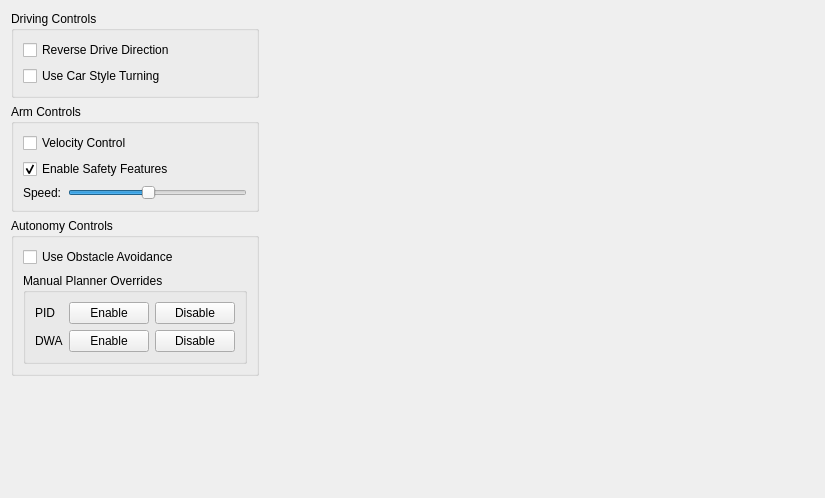
<?xml version="1.0" encoding="UTF-8"?>
<ui version="4.0">
 <class>WandererControls</class>
 <widget class="QWidget" name="WandererControls">
  <property name="geometry">
   <rect>
    <x>0</x>
    <y>0</y>
    <width>825</width>
    <height>498</height>
   </rect>
  </property>
  <property name="windowTitle">
   <string>Wanderer Controls</string>
  </property>
  <layout class="QHBoxLayout" name="horizontalLayout" stretch="1,3">
   <item>
    <layout class="QVBoxLayout" name="verticalLayout">
     <item>
      <widget class="QGroupBox" name="groupBox">
       <property name="title">
        <string>Driving Controls</string>
       </property>
       <layout class="QVBoxLayout" name="verticalLayout_6">
        <item>
         <widget class="QCheckBox" name="drive_backward_checkbox">
          <property name="text">
           <string>Reverse Drive Direction</string>
          </property>
          <property name="checked">
           <bool>false</bool>
          </property>
         </widget>
        </item>
        <item>
         <widget class="QCheckBox" name="car_checkbox">
          <property name="text">
           <string>Use Car Style Turning</string>
          </property>
         </widget>
        </item>
       </layout>
      </widget>
     </item>
     <item>
      <widget class="QGroupBox" name="groupBox_2">
       <property name="title">
        <string>Arm Controls</string>
       </property>
       <layout class="QVBoxLayout" name="verticalLayout_8">
        <item>
         <widget class="QCheckBox" name="velocity_control_checkbox">
          <property name="text">
           <string>Velocity Control</string>
          </property>
         </widget>
        </item>
        <item>
         <widget class="QCheckBox" name="arm_safety_checkbox">
          <property name="text">
           <string>Enable Safety Features</string>
          </property>
          <property name="checked">
           <bool>true</bool>
          </property>
         </widget>
        </item>
        <item>
         <layout class="QHBoxLayout" name="horizontalLayout_2">
          <item>
           <widget class="QLabel" name="arm_speed_multiplier_label">
            <property name="text">
             <string>Speed:</string>
            </property>
           </widget>
          </item>
          <item>
           <widget class="QSlider" name="arm_speed_multipler_slider">
            <property name="minimum">
             <number>1</number>
            </property>
            <property name="maximum">
             <number>10</number>
            </property>
            <property name="pageStep">
             <number>1</number>
            </property>
            <property name="sliderPosition">
             <number>5</number>
            </property>
            <property name="orientation">
             <enum>Qt::Horizontal</enum>
            </property>
            <property name="invertedAppearance">
             <bool>false</bool>
            </property>
            <property name="invertedControls">
             <bool>false</bool>
            </property>
           </widget>
          </item>
         </layout>
        </item>
       </layout>
      </widget>
     </item>
     <item>
      <widget class="QGroupBox" name="groupBox_3">
       <property name="title">
        <string>Autonomy Controls</string>
       </property>
       <layout class="QVBoxLayout" name="verticalLayout_2">
        <item>
         <widget class="QCheckBox" name="use_obstacle_avoidance_checkbox">
          <property name="text">
           <string>Use Obstacle Avoidance</string>
          </property>
         </widget>
        </item>
        <item>
         <widget class="QGroupBox" name="groupBox_4">
          <property name="title">
           <string>Manual Planner Overrides</string>
          </property>
          <layout class="QGridLayout" name="gridLayout_2">
           <item row="0" column="1">
            <widget class="QPushButton" name="pid_enable_button">
             <property name="text">
              <string>Enable</string>
             </property>
            </widget>
           </item>
           <item row="0" column="0">
            <widget class="QLabel" name="label">
             <property name="text">
              <string>PID</string>
             </property>
            </widget>
           </item>
           <item row="0" column="2">
            <widget class="QPushButton" name="pid_disable_button">
             <property name="text">
              <string>Disable</string>
             </property>
            </widget>
           </item>
           <item row="1" column="0">
            <widget class="QLabel" name="label_2">
             <property name="text">
              <string>DWA</string>
             </property>
            </widget>
           </item>
           <item row="1" column="1">
            <widget class="QPushButton" name="dwa_enable_button">
             <property name="text">
              <string>Enable</string>
             </property>
            </widget>
           </item>
           <item row="1" column="2">
            <widget class="QPushButton" name="dwa_disable_button">
             <property name="text">
              <string>Disable</string>
             </property>
            </widget>
           </item>
          </layout>
         </widget>
        </item>
       </layout>
      </widget>
     </item>
     <item>
      <spacer name="verticalSpacer">
       <property name="orientation">
        <enum>Qt::Vertical</enum>
       </property>
       <property name="sizeHint" stdset="0">
        <size>
         <width>20</width>
         <height>40</height>
        </size>
       </property>
      </spacer>
     </item>
    </layout>
   </item>
   <item>
    <widget class="CompassWidget" name="compass" native="true">
     <property name="sizePolicy">
      <sizepolicy hsizetype="Preferred" vsizetype="Preferred">
       <horstretch>0</horstretch>
       <verstretch>0</verstretch>
      </sizepolicy>
     </property>
    </widget>
   </item>
  </layout>
 </widget>
 <customwidgets>
  <customwidget>
   <class>CompassWidget</class>
   <extends>QWidget</extends>
   <header>urc_gui_common.widgets.compass</header>
   <container>1</container>
  </customwidget>
 </customwidgets>
 <resources/>
 <connections/>
</ui>
